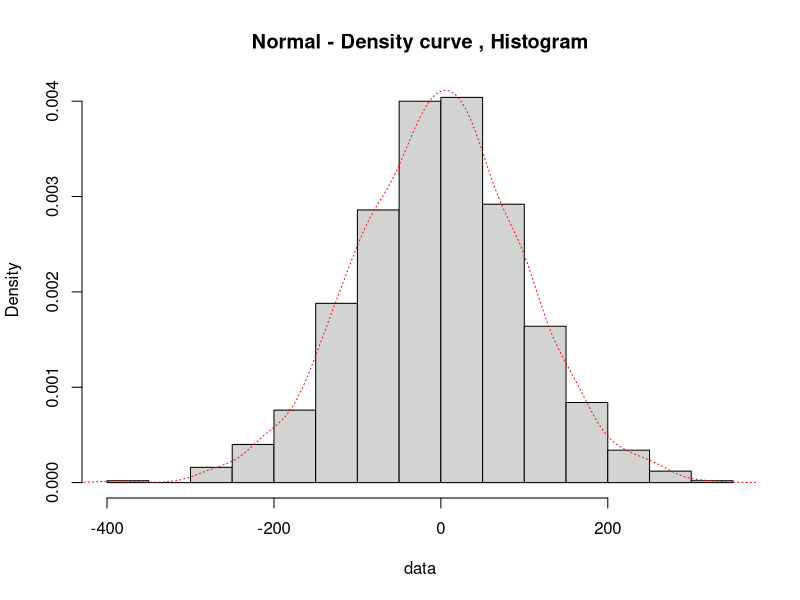
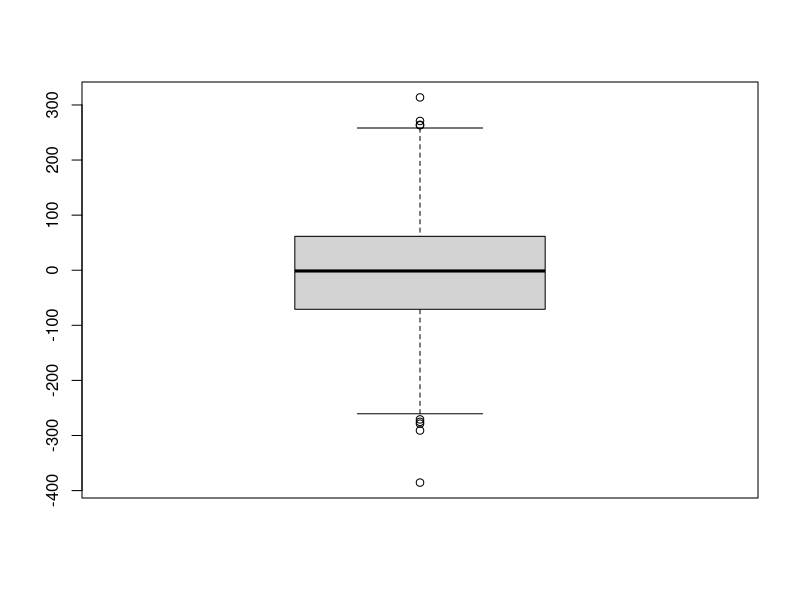
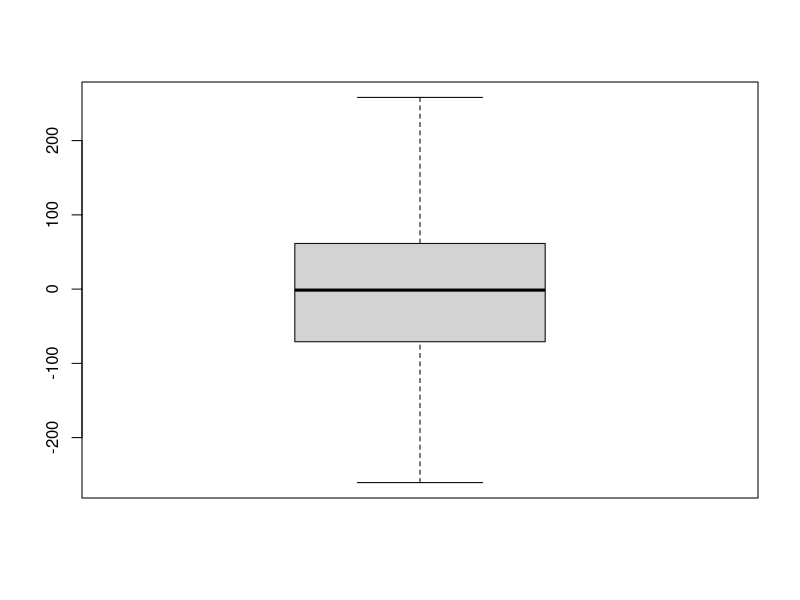
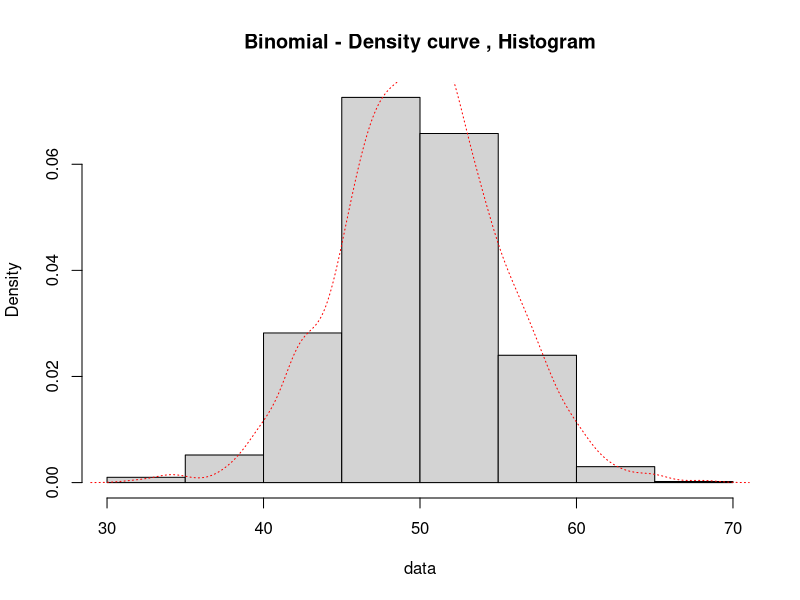
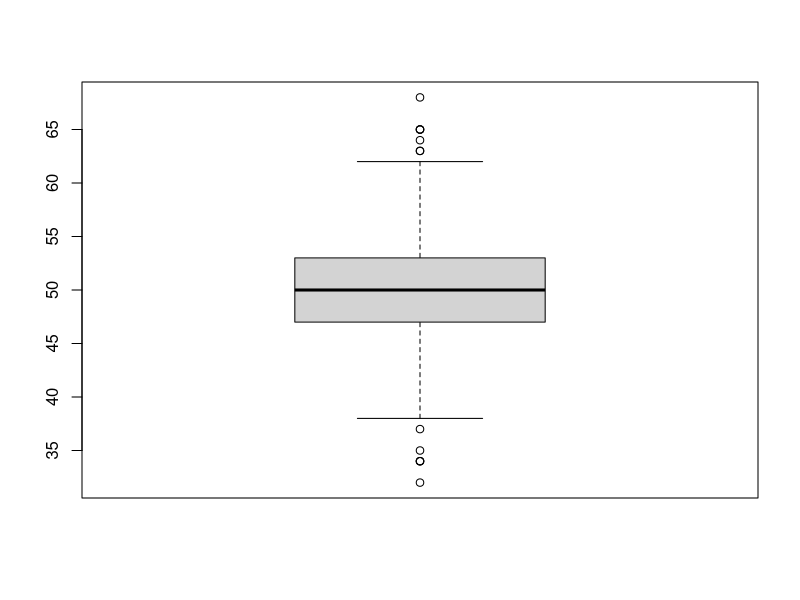
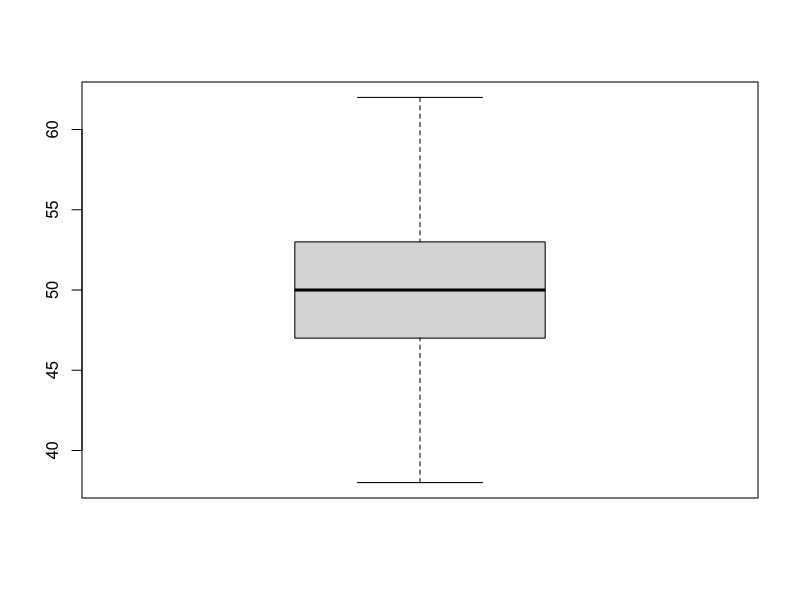
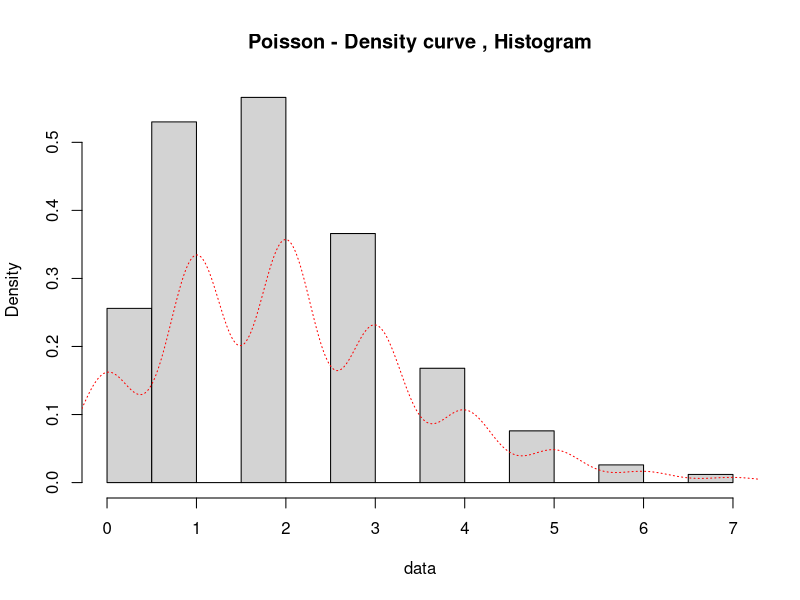
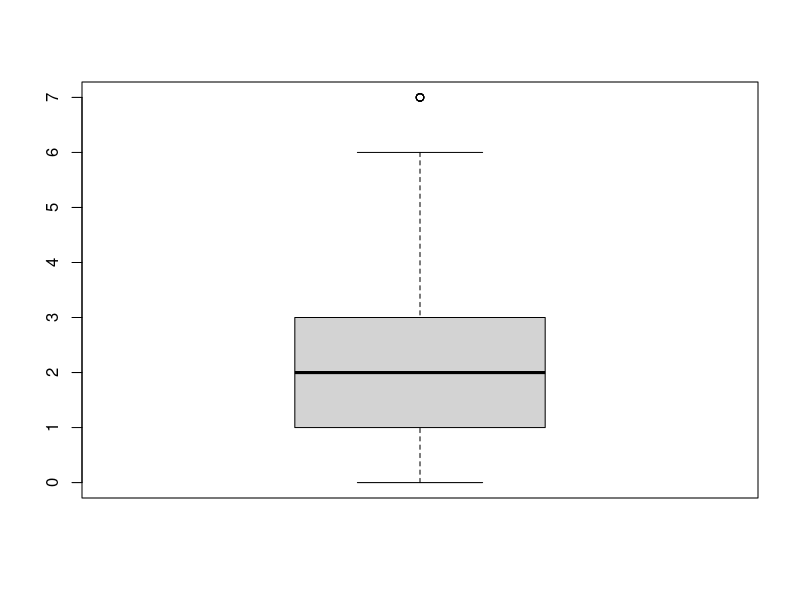

Write R code to recreate these figures, in order.
#Manickavela
#This program compares various Statisticals Distribution by generating them randomly



#Generate random number in dstributions
##Binomial , Poisson , expo, uniform , normal , gamma , weibul
##mean,variance , amqax ,min , mode , median

normdata = rnorm(1000,0,100)
bindata = rbinom(1000,100,0.5)
poisdata = rpois(1000,2)
uformdata = runif(1000,2,8)
expodata = rexp(1000,1.5)
gammadata = rgamma(1000,3,0.5)
weibuldata =rweibull(1000,0.5,1)
betadata = rbeta(1000,2,3)

calculate <- function(data)
{
  print("Mean      : ")
  print(mean(data))
  print("Min       : ")
  print(min(data))
  print("Max       : ")
  print(max(data))
  #print("Mode      : ")
  #print(mode(data))
  print("Median    : ")
  print(median(data))
}

plotting <- function(data,den) 
{
  t <- paste(den,"- Density curve , Histogram")
  hist(data,prob=TRUE,main=t)
  lines(density(data),lty="dotted",col="red")
}

#Normal
calculate(normdata)
plotting(normdata,'Normal')
boxplot(normdata)
#After Removing outliers
outlier = boxplot(normdata,outline = FALSE)["out"]
summary(normdata)

#Binomial
calculate(bindata)
plotting(bindata,'Binomial')
boxplot(bindata)
#After Removing outliers
outlier = boxplot(bindata,outline = FALSE)["out"]
summary(bindata)

#Poisson 
calculate(poisdata)
plotting(poisdata,'Poisson')
boxplot(poisdata)
#After Removing outliers
outlier = boxplot(poisdata,outline = FALSE)["out"]
summary(poisdata)

#Uniform
calculate(uformdata)
plotting(uformdata,'Uniform')
boxplot(uformdata)
#After Removing outliers
outlier = boxplot(uformdata,outline = FALSE)["out"]
summary(uformdata)

#Exponential 
calculate(expodata)
plotting(expodata,'Exponential')
boxplot(expodata)
#After Removing outliers
outlier = boxplot(expodata,outline = FALSE)["out"]
summary(expodata)

#Gamma 
calculate(gammadata)
plotting(gammadata,'Gamma')
boxplot(gammadata)
#After Removing outliers
outlier = boxplot(gammadata,outline = FALSE)["out"]
summary(gammadata)

#Weibul
calculate(weibuldata)
plotting(weibuldata,'Weibul')
boxplot(weibuldata)
#After Removing outliers
outlier = boxplot(weibuldata,outline = FALSE)["out"]
summary(weibuldata)

#Beta
calculate(betadata)
plotting(betadata,'Beta')
boxplot(betadata)
#After Removing outliers
outlier = boxplot(betadata,outline = FALSE)["out"]
summary(betadata)
